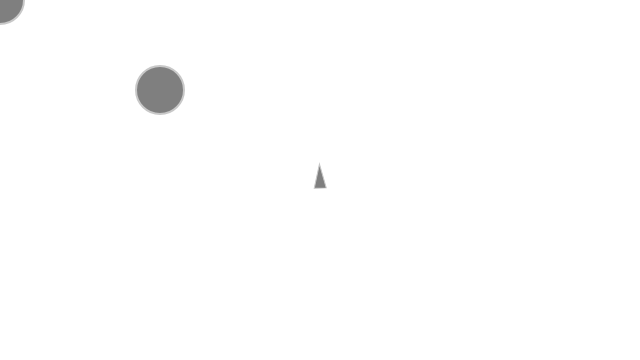
Frame 1 (no input)
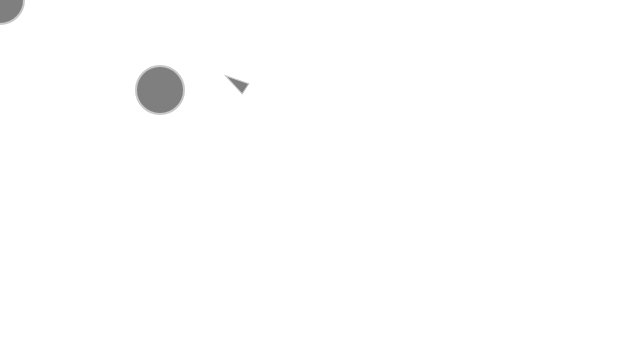
Frame 60 (no input)
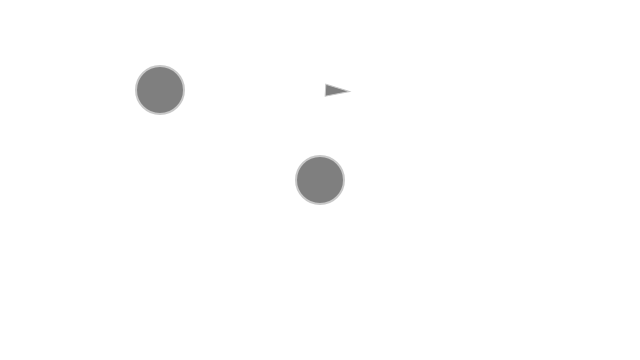
Frame 120 (the mouse pressed at the canvas centre since frame 60)

The p5.js sketch that drew these frames (run headless with seeded random() and noise() and a simulated clock; from frame 60 on, the mouse is pressed at the canvas centre):

// p5.js sketch
// ── sketch.js

var vehicle;


function setup() {
 createCanvas(640, 360);
 setFrameRate(60);
 vehicle = new Vehicle(width/2, height/2);


}

function draw(){
	background(255);
	var mouse = createVector(mouseX, mouseY);
	var enemy = createVector(width/4, height/4);
	
	fill(127);
	stroke(200);
	strokeWeight(2);
	ellipse(mouse.x,mouse.y, 48,48);
	ellipse(enemy.x,enemy.y, 48,48);

	vehicle.seek(mouse);
	vehicle.update();
	vehicle.flee(enemy);
	vehicle.update();
	vehicle.display();

}

function mousePressed(){
	//particleSystems.push(new Vehicle(1,createVector(mouseX,mouseY)));
}


// ── Vehicle.js
var Vehicle = function(x,y){
	this.acceleration = createVector(0,0);
	this.velocity = createVector(0,-2);
	this.position = createVector(x,y);
	this.r = 6;
	this.maxSpeed = 4;
	this.maxForce = 0.1;

	this.seek = function(target){
		var desired = p5.Vector.sub(target,this.position);
		//desired.normalize();
		desired.setMag(this.maxSpeed);
		var steer = p5.Vector.sub(desired,this.velocity);
		steer.limit(this.maxForce);
		this.applyForce(steer);
	}

	this.update = function(){//Standard Euler integration motion

		this.velocity.add(this.acceleration);
		this.velocity.limit(this.maxSpeed);
		this.position.add(this.velocity);
		this.acceleration.mult(0);

		//TODO: max force and speed vary based on life

	}

	this.applyForce = function(force){
		this.acceleration.add(force);
	}

	this.display = function(){
		var theta = this.velocity.heading() + PI/2;
		fill(127);
		stroke(200);
		strokeWeight(1);
		push();
		translate(this.position.x,this.position.y);
		rotate(theta);
		beginShape();
		vertex(0, -this.r*2);
		vertex(-this.r,this.r*2);
		vertex(this.r, this.r*2);
		endShape(CLOSE);
		pop();
	}

	//inverse of seek 
	this.flee = function(target){
		var desired = p5.Vector.sub(this.position, target);
		//desired.normalize();
		desired.setMag(1);
		var steer = p5.Vector.sub(desired,this.velocity);
		steer.limit(this.maxForce);
		this.applyForce(steer);
	}
/*Implement seeking a moving target, often referred to as “pursuit.” 
In this case, your desired vector won’t point towards the object’s 
current location, but rather its “future” location as extrapolated 
from its current velocity. We’ll see this ability for a vehicle to 
“predict the future” in later examples.
*/
	this.pursue = function(){
		 //anticipate future location as target position

		 //get accelleration and magnitude
	

		var desired = p5.Vector.sub(target, this.position);
		//desired.normalize();
		desired.setMag(this.maxSpeed);
		var steer = p5.Vector.sub(desired,this.velocity);
		steer.limit(this.maxForce);
		this.applyForce(steer);
	}




}
